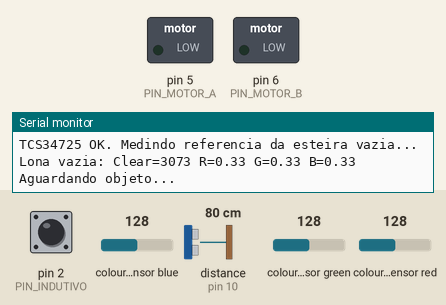
A sketch run on a simulated Arduino Uno, built with avr-gcc and run on an emulated ATmega328P. Shown: switched loads named in the sketch (green lamp = pin HIGH), the last lines printed to the serial monitor. Wiring (inferred from the names in the program): ultrasonic range finder: trigger pin 9; echo pin 10. The inputs (shaded band) are chosen by the test bench; at power-on: distance to the obstacle (sensor on pin 10) 80 cm, pin 2 (PIN_INDUTIVO) HIGH, colour sensor blue 128, colour sensor green 128, colour sensor red 128. The echo pulse lasts 58.3 µs per cm; pins used as bus, display or sensor lines are not drawn.

Above: at 2.6 s.
2.7 s: distance to the obstacle (sensor on pin 10) set to 9 cm
4.2 s: distance to the obstacle (sensor on pin 10) set to 6 cm
At 5.4 s:
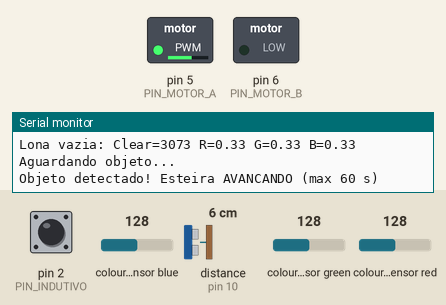
Timing chart, 0 to 7.2 s (numbered marks = the images above; inputs shaded):
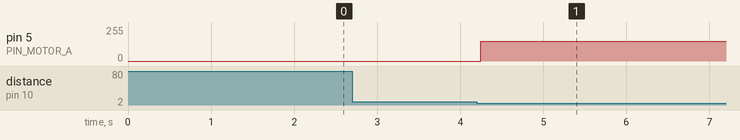

Measured:
- the behaviour switches between 8 and 7 cm on distance to the obstacle (sensor on pin 10) (found by bisection; images 0 and 1)
- after the input at 2.7 s, every drawn part: stays the same
- after the input at 4.2 s, pin 5 (PIN_MOTOR_A): 0/255 → 150/255 after 0.05 s

The sketch:

etapa3_cor.ino
```cpp
/*
 * ETAPA 3 - Ultrassônico + Indutivo + Sensor de Cor (TCS34725) + Ponte H
 *
 * 1. O HC-SR04 detecta um objeto -> esteira AVANÇA.
 * 2. Enquanto avança:
 *      - Indutivo detectou METAL -> para um instante e gira para TRÁS por 10 s
 *      - Sensor de cor reconheceu VERMELHO / VERDE / AZUL -> mostra no Monitor Serial
 *      - Nada de metal -> esteira avança por 1 minuto e desliga
 * 3. Ao terminar, aguarda a retirada da peça para rearmar.
 *
 * Pinagem (igual ao programa principal):
 *   HC-SR04  : TRIG = D9, ECHO = D10
 *   Indutivo : sinal = D2 (INPUT_PULLUP, NPN: LOW = metal)
 *   HW-095   : IN1 = D5 (PWM), IN2 = D6 (PWM)
 *   TCS34725 : SDA = A4, SCL = A5, 5V, GND
 *
 * Biblioteca: Adafruit TCS34725 (+ Adafruit BusIO)
 * Monitor Serial: 9600 baud
 */

#include <Wire.h>
#include <Adafruit_TCS34725.h>

// ---------- Pinos ----------
const uint8_t PIN_TRIG     = 9;
const uint8_t PIN_ECHO     = 10;
const uint8_t PIN_INDUTIVO = 2;
const uint8_t PIN_MOTOR_A  = 5;   // IN1
const uint8_t PIN_MOTOR_B  = 6;   // IN2

// ---------- Parâmetros da esteira ----------
const uint8_t       VELOCIDADE        = 150;       // 0-255
const uint16_t      DIST_DETECCAO     = 6;         // cm
const unsigned long TEMPO_AVANCO_MS   = 60000UL;   // 1 minuto
const unsigned long TEMPO_RE_MS       = 10000UL;   // 10 segundos para trás
const uint16_t      PAUSA_INVERSAO_MS = 300;

// ---------- Parâmetros do sensor de cor ----------
const bool  DEBUG_COR        = false;  // true = imprime R,G,B,Clear de cada leitura (para calibrar)
const float FATOR_PRESENCA   = 1.4;    // peça presente se Clear ficar 1,4x maior (ou menor) que o da esteira vazia
const float LIMIAR_CROMA     = 0.04;   // variação mínima da proporção de cor (R, G ou B) em relação à lona
const uint16_t INTERVALO_COR_MS = 80;  // intervalo entre leituras do sensor de cor

Adafruit_TCS34725 tcs = Adafruit_TCS34725(TCS34725_INTEGRATIONTIME_154MS, TCS34725_GAIN_16X);

enum Cor { SEM_PECA, VERMELHO, VERDE, AZUL, OUTRA };

// ---------- Estados ----------
enum Estado { AGUARDANDO, AVANCANDO, EM_RE, AGUARDA_REMOCAO };
Estado estado = AGUARDANDO;
unsigned long inicioMs = 0;

// ---------- Controle da leitura de cor ----------
uint16_t baselineClear = 0;      // Clear com a esteira vazia
float baseRn = 0, baseGn = 0, baseBn = 0;   // proporção R,G,B da lona (esteira vazia)
unsigned long ultimaLeituraCor = 0;
Cor corAnterior = SEM_PECA;
uint8_t confirmacoes = 0;
bool corJaInformada = false;     // evita imprimir várias vezes a mesma peça
uint8_t leiturasSemPeca = 0;

// ===================== ESTEIRA =====================
void esteiraAvancar() {
  analogWrite(PIN_MOTOR_A, VELOCIDADE);
  analogWrite(PIN_MOTOR_B, 0);
}

void esteiraRe() {
  analogWrite(PIN_MOTOR_A, 0);
  analogWrite(PIN_MOTOR_B, VELOCIDADE);
}

void esteiraParar() {
  analogWrite(PIN_MOTOR_A, 0);
  analogWrite(PIN_MOTOR_B, 0);
}

// ===================== ULTRASSÔNICO =====================
long lerDistanciaCm() {
  digitalWrite(PIN_TRIG, LOW);
  delayMicroseconds(2);
  digitalWrite(PIN_TRIG, HIGH);
  delayMicroseconds(10);
  digitalWrite(PIN_TRIG, LOW);

  long duracao = pulseIn(PIN_ECHO, HIGH, 30000UL);
  if (duracao == 0) return 999;
  return duracao / 58;
}

bool objetoDetectado() {
  for (uint8_t i = 0; i < 3; i++) {
    if (lerDistanciaCm() > DIST_DETECCAO) return false;
    delay(15);
  }
  return true;
}

// ===================== INDUTIVO =====================
bool metalBruto() {
  return digitalRead(PIN_INDUTIVO) == LOW;
}

bool metalDetectado() {
  for (uint8_t i = 0; i < 3; i++) {
    if (!metalBruto()) return false;
    delay(10);
  }
  return true;
}

// ===================== SENSOR DE COR =====================
// Mede a cor da lona vazia (referência). As peças são comparadas com ela,
// assim a cor da lona deixa de atrapalhar a leitura.
void medirBaseline() {
  uint32_t somaR = 0, somaG = 0, somaB = 0, somaC = 0;
  uint16_t r, g, b, c;
  delay(200);
  for (uint8_t i = 0; i < 5; i++) {
    tcs.getRawData(&r, &g, &b, &c);
    somaR += r; somaG += g; somaB += b; somaC += c;
    delay(170);                       // um ciclo de integração (154 ms)
  }
  baselineClear = somaC / 5;
  if (somaC > 0) {
    baseRn = (float)somaR / somaC;
    baseGn = (float)somaG / somaC;
    baseBn = (float)somaB / somaC;
  }
  Serial.print(F("Lona vazia: Clear="));
  Serial.print(baselineClear);
  Serial.print(F(" R="));  Serial.print(baseRn, 2);
  Serial.print(F(" G="));  Serial.print(baseGn, 2);
  Serial.print(F(" B="));  Serial.println(baseBn, 2);
}

const __FlashStringHelper* nomeCor(Cor c) {
  switch (c) {
    case VERMELHO: return F("VERMELHO");
    case VERDE:    return F("VERDE");
    case AZUL:     return F("AZUL");
    default:       return F("COR NAO RECONHECIDA");
  }
}

Cor classificarCor(uint16_t r, uint16_t g, uint16_t b, uint16_t c) {
  if (c == 0 || baselineClear == 0) return SEM_PECA;

  // Proporção de cada canal e diferença em relação à lona vazia
  float rn = (float)r / c;
  float gn = (float)g / c;
  float bn = (float)b / c;
  float dr = rn - baseRn;
  float dg = gn - baseGn;
  float db = bn - baseBn;
  float razao = (float)c / baselineClear;

  if (DEBUG_COR) {
    Serial.print(F("   dR:")); Serial.print(dr, 3);
    Serial.print(F(" dG:"));   Serial.print(dg, 3);
    Serial.print(F(" dB:"));   Serial.print(db, 3);
    Serial.print(F(" Clear/base:")); Serial.println(razao, 2);
  }

  // Há peça? Clear mudou bastante OU a proporção de cor mudou em relação à lona
  bool presente = (razao > FATOR_PRESENCA) || (razao < 1.0 / FATOR_PRESENCA) ||
                  (fabs(dr) > LIMIAR_CROMA) || (fabs(dg) > LIMIAR_CROMA) ||
                  (fabs(db) > LIMIAR_CROMA);
  if (!presente) return SEM_PECA;

  // A lona é verde: vermelho e azul aparecem como aumento de R ou B
  if (dr > LIMIAR_CROMA && dr > db) return VERMELHO;
  if (db > LIMIAR_CROMA && db >= dr) return AZUL;
  // Sem aumento de R ou B e o verde não caiu: peça verde (parecida com a lona)
  if (dg > -LIMIAR_CROMA) return VERDE;
  return OUTRA;
}

void resetarLeituraCor() {
  corAnterior = SEM_PECA;
  confirmacoes = 0;
  corJaInformada = false;
  leiturasSemPeca = 0;
}

// Chamada a cada ciclo do loop enquanto a esteira avança
void verificarCor() {
  if (millis() - ultimaLeituraCor < INTERVALO_COR_MS) return;
  ultimaLeituraCor = millis();

  uint16_t r, g, b, c;
  tcs.getRawData(&r, &g, &b, &c);

  if (DEBUG_COR) {
    Serial.print(F("R:")); Serial.print(r);
    Serial.print(F(" G:")); Serial.print(g);
    Serial.print(F(" B:")); Serial.print(b);
    Serial.print(F(" C:")); Serial.println(c);
  }

  Cor cor = classificarCor(r, g, b, c);

  if (cor == SEM_PECA) {
    // Peça saiu da frente do sensor: libera para detectar a próxima
    if (++leiturasSemPeca >= 3) {
      corAnterior = SEM_PECA;
      confirmacoes = 0;
      corJaInformada = false;
    }
    return;
  }

  leiturasSemPeca = 0;
  if (corJaInformada) return;

  // Confirma a cor com 2 leituras iguais seguidas
  if (cor == corAnterior) confirmacoes++;
  else { corAnterior = cor; confirmacoes = 1; }

  if (confirmacoes >= 2) {
    Serial.print(F(">>> Cor detectada: "));
    Serial.println(nomeCor(cor));
    corJaInformada = true;
  }
}

// ===================== SETUP =====================
void scannerI2C() {
  Serial.println(F("Procurando dispositivos I2C..."));
  uint8_t achados = 0;
  for (uint8_t addr = 1; addr < 127; addr++) {
    Wire.beginTransmission(addr);
    if (Wire.endTransmission() == 0) {
      Serial.print(F("  Encontrado: 0x"));
      if (addr < 16) Serial.print('0');
      Serial.print(addr, HEX);
      if (addr == 0x29) Serial.print(F(" (TCS34725)"));
      if (addr == 0x3C || addr == 0x3D) Serial.print(F(" (OLED)"));
      Serial.println();
      achados++;
    }
  }
  if (achados == 0) Serial.println(F("  NENHUM dispositivo I2C encontrado!"));
}

void setup() {
  Serial.begin(9600);
  Serial.println(F("ETAPA 3: iniciando..."));   // primeira mensagem, antes de qualquer sensor

  pinMode(PIN_TRIG, OUTPUT);
  pinMode(PIN_ECHO, INPUT);
  pinMode(PIN_INDUTIVO, INPUT_PULLUP);
  pinMode(PIN_MOTOR_A, OUTPUT);
  pinMode(PIN_MOTOR_B, OUTPUT);
  esteiraParar();

  Wire.begin();
#ifdef WIRE_HAS_TIMEOUT
  Wire.setWireTimeout(3000, true);   // evita travar se o barramento I2C ficar preso
#endif
  scannerI2C();

  Serial.println(F("Iniciando TCS34725..."));
  if (!tcs.begin()) {
    while (true) {
      Serial.println(F("ERRO: TCS34725 nao encontrado! Confira SDA/SCL, 5V e GND."));
      delay(2000);
    }
  }

  Serial.println(F("TCS34725 OK. Medindo referencia da esteira vazia..."));
  medirBaseline();
  Serial.println(F("Aguardando objeto..."));
}

// ===================== LOOP =====================
void loop() {
  switch (estado) {

    case AGUARDANDO:
      if (objetoDetectado()) {
        Serial.println(F("Objeto detectado! Esteira AVANCANDO (max 60 s)"));
        resetarLeituraCor();
        esteiraAvancar();
        inicioMs = millis();
        estado = AVANCANDO;
      }
      break;

    case AVANCANDO: {
      // 1) Metal?
      if (metalDetectado()) {
        Serial.println(F("METAL detectado! Parando e invertendo por 10 s"));
        esteiraParar();
        delay(PAUSA_INVERSAO_MS);
        esteiraRe();
        inicioMs = millis();
        estado = EM_RE;
        break;
      }

      // 2) Cor?
      verificarCor();

      // 3) Tempo de avanço
      unsigned long decorrido = millis() - inicioMs;
      if (decorrido >= TEMPO_AVANCO_MS) {
        esteiraParar();
        Serial.println(F("Tempo concluido, esteira DESLIGADA."));
        Serial.println(F("Retire a peca para rearmar."));
        estado = AGUARDA_REMOCAO;
      } else {
        static unsigned long ultimoAviso = 0;
        if (millis() - ultimoAviso >= 10000UL) {
          ultimoAviso = millis();
          Serial.print(F("Avancando... restam "));
          Serial.print((TEMPO_AVANCO_MS - decorrido) / 1000);
          Serial.println(F(" s"));
        }
      }
      break;
    }

    case EM_RE:
      if (millis() - inicioMs >= TEMPO_RE_MS) {
        esteiraParar();
        Serial.println(F("Re concluida, esteira DESLIGADA."));
        Serial.println(F("Retire a peca de metal para rearmar."));
        estado = AGUARDA_REMOCAO;
      }
      break;

    case AGUARDA_REMOCAO:
      if (lerDistanciaCm() > DIST_DETECCAO && !metalBruto()) {
        delay(500);
        medirBaseline();              // nova referência com a esteira vazia
        Serial.println(F("Rearmado. Aguardando objeto..."));
        estado = AGUARDANDO;
      }
      break;
  }

  delay(5);
}
```
